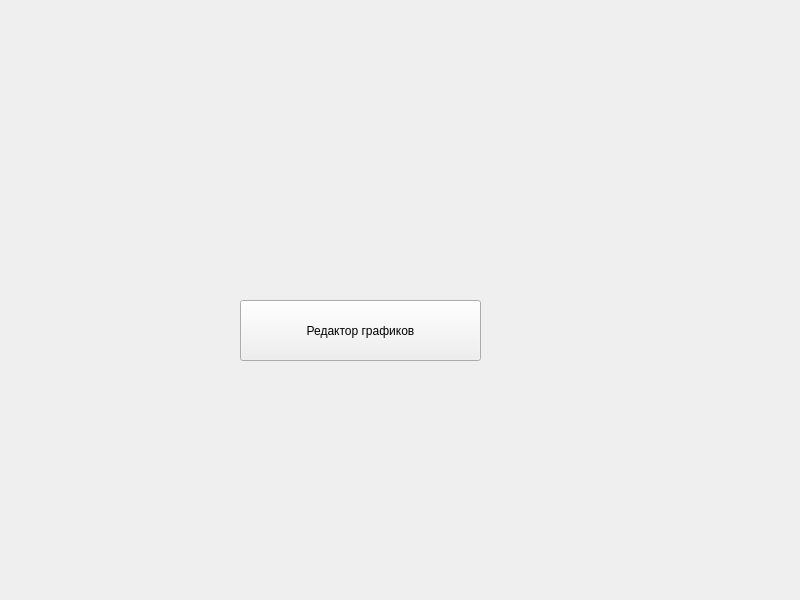
<?xml version="1.0" encoding="UTF-8"?>
<ui version="4.0">
 <class>MainWindow</class>
 <widget class="QMainWindow" name="MainWindow">
  <property name="geometry">
   <rect>
    <x>0</x>
    <y>0</y>
    <width>800</width>
    <height>600</height>
   </rect>
  </property>
  <property name="windowTitle">
   <string>MainWindow</string>
  </property>
  <widget class="QWidget" name="centralwidget">
   <widget class="QPushButton" name="graphsEditorBtn">
    <property name="geometry">
     <rect>
      <x>240</x>
      <y>300</y>
      <width>241</width>
      <height>61</height>
     </rect>
    </property>
    <property name="text">
     <string>Редактор графиков</string>
    </property>
   </widget>
  </widget>
  <widget class="QMenuBar" name="menuBar">
   <property name="geometry">
    <rect>
     <x>0</x>
     <y>0</y>
     <width>800</width>
     <height>21</height>
    </rect>
   </property>
  </widget>
 </widget>
 <resources/>
 <connections/>
</ui>
